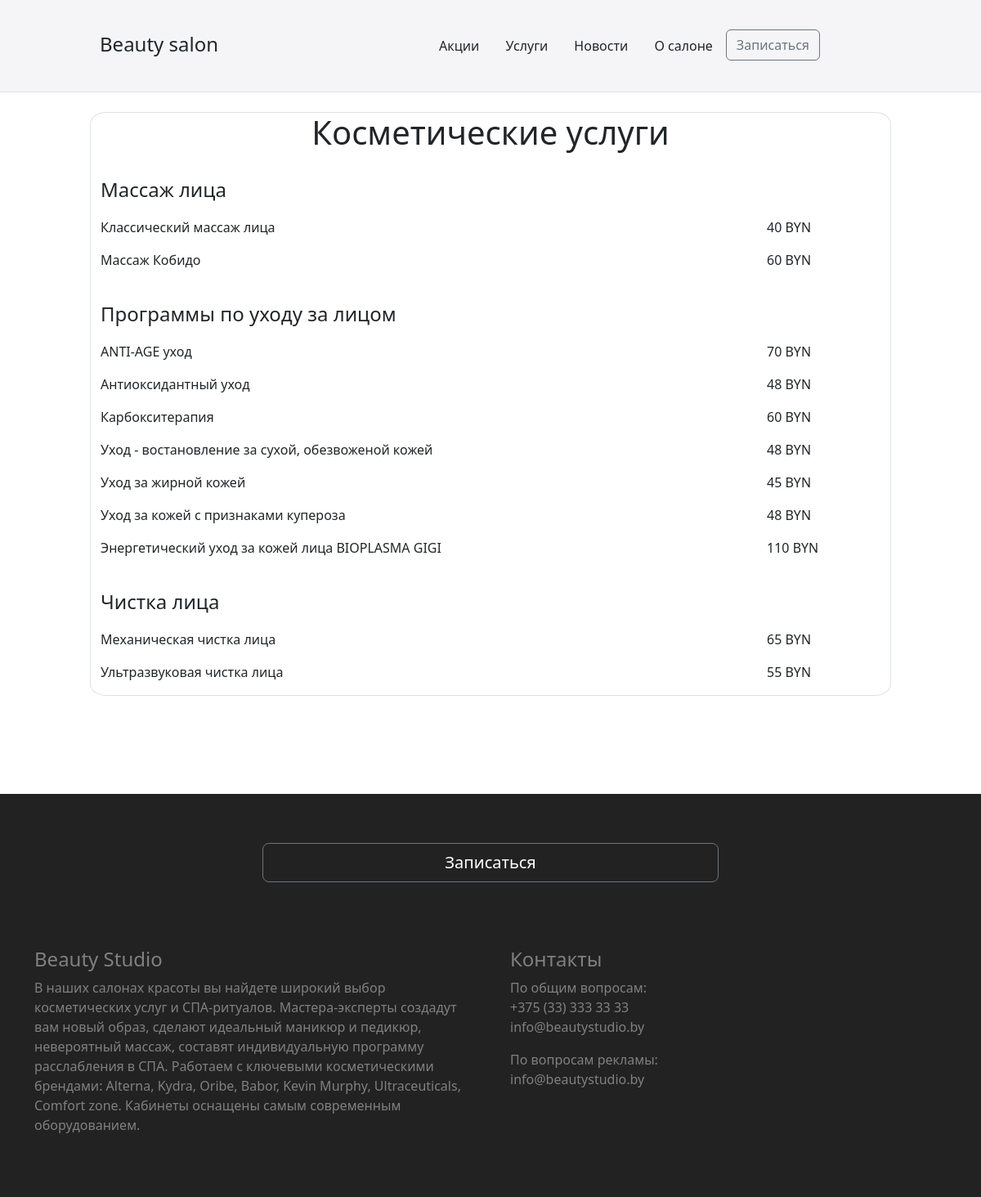
/1/, run on the app's committed database.
### dj_app/models.py (models this page shows, shortened)
class Service(models.Model):
    objects = None
    name = models.CharField("Название категории услуги", max_length=50)
    text_details = models.TextField("Описание категории", max_length=1000)
    img = models.ImageField('Изображение', upload_to='service/')
    class Meta:
        verbose_name = "Категория услуг"
        verbose_name_plural = "Категории услуг"
        ordering = ["name"]  # Сортировка по полю имени

class ServiceCategory(models.Model):
    name_of_category = models.CharField('Название подкатегории услуги', max_length=30)
    text_under_category = models.TextField(max_length=1000, blank=True)
    service_cat = models.ForeignKey(Service, on_delete=models.CASCADE, verbose_name='Выбрать категорию услуг',
                                    null=True)
    class Meta:
        verbose_name = "Подкатегория услуг"
        verbose_name_plural = "Подкатегории услуг"
        ordering = ["name_of_category"]  # Сортировка по полю имени

class TheService(models.Model):
    name_of_service = models.CharField("Название конкретной услуги", max_length=100)
    price = models.IntegerField('Цена BYN')
    service = models.ForeignKey(ServiceCategory, on_delete=models.CASCADE, verbose_name='Выбрать подкатегорию услуг',
                                null=True)
    class Meta:
        verbose_name = "Услуга"
        verbose_name_plural = "Услуги"
        ordering = ["name_of_service"]  # Сортировка по полю имени

### dj_app/views.py (the view)
class ServiceDetail(View):
    def get(self, request, pk):
        service = Service.objects.get(id=pk)
        return render(request, 'service_detail.html', {'service': service})

### templates/service_detail.html
{% extends "base.html" %}
{% load static %}
{% block body %}
<div class="shell border">
    <div class="container">
        <h1 class="text-center">{{ service.name}}</h1>
        {% for item in service.servicecategory_set.all %}
        <br>
        <div class="row">
            <br><br>
            <h4 class="container">{{ item.name_of_category }}</h4>
            {% for i in item.theservice_set.all %}
            <p class="col-sm-6 col-md-10">{{ i.name_of_service }}</p>
            <p class="col-6 col-md-2">{{ i.price }} BYN</p>
            {% endfor %}
        </div>
        {% endfor %}
    </div>
</div>
{% endblock body %}

### static/main.css (style rules this page uses)
* { margin: 0; padding: 0; outline:0; }
body { font-size: 12px; line-height: 20px; font-family: Georgia, Arial, Helvetica, Sans-Serif; color: #333; background: repeat 0 0; }
.shell { width: 980px; margin: 0 auto; }
.border { border: 1px solid #e8e8e8; background: #fff; position: relative; border-radius: 2% }

### data on the page
Service: name "Косметические услуги"
ServiceCategory: name_of_category "Массаж лица"
TheService: name_of_service "Классический массаж лица", price "40"
TheService: name_of_service "Массаж Кобидо", price "60"
ServiceCategory: name_of_category "Программы по уходу за лицом"
TheService: name_of_service "ANTI-AGE уход", price "70"
TheService: name_of_service "Антиоксидантный уход", price "48"
TheService: name_of_service "Карбокситерапия", price "60"
TheService: name_of_service "Уход - востановление за сухой, обезвоженой кожей", price "48"
TheService: name_of_service "Уход за жирной кожей", price "45"
TheService: name_of_service "Уход за кожей с признаками купероза", price "48"
TheService: name_of_service "Энергетический уход за кожей лица BIOPLASMA GIGI", price "110"
ServiceCategory: name_of_category "Чистка лица"
TheService: name_of_service "Механическая чистка лица", price "65"
TheService: name_of_service "Ультразвуковая чистка лица", price "55"
